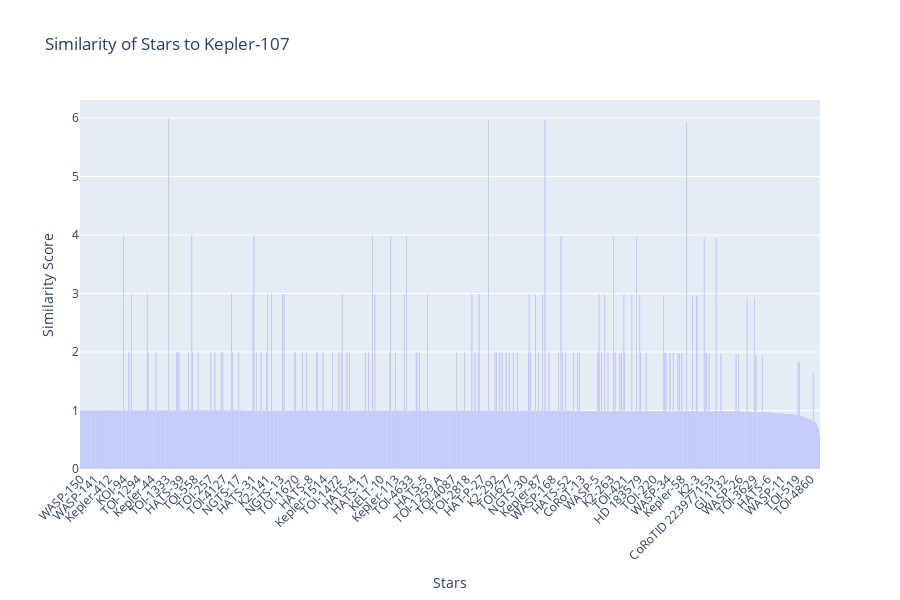
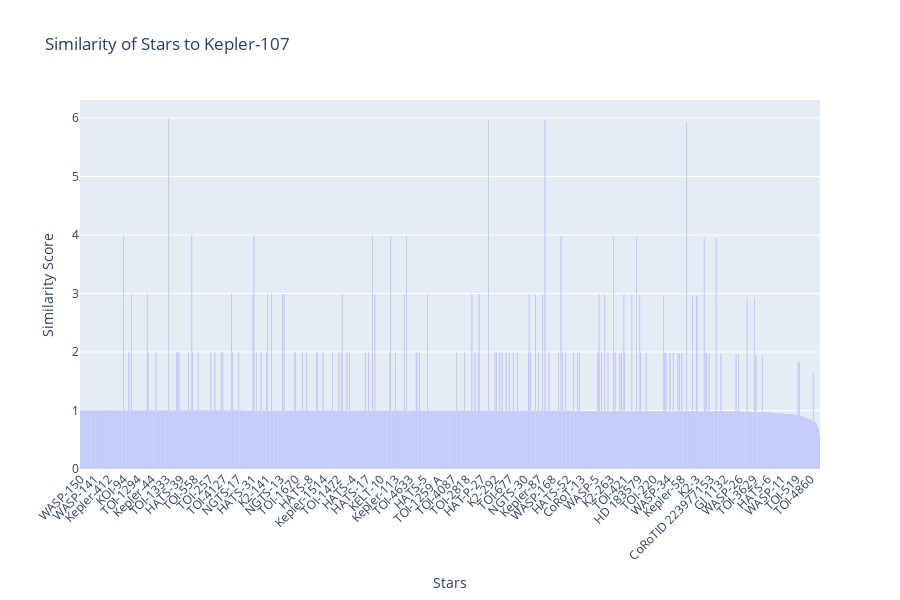

The notebook cell saved with these charts, in order:
### Code cell
import sys
import os
sys.path.append(os.path.abspath("../ml_iaroslav"))
from rank_stars import load_and_normalize_dataset, rank_by_similarity, plot_similarity_ranking

selected_star = "Kepler-107"  # Change this to any star in dataset
# Rank and plot stars by similarity to the selected star
X_normalized, df = load_and_normalize_dataset(file_path="../Output/CSV_Files/Cleaned Dataset.csv", output_dir='../Output/CSV_Files', features=['Star_Temperature_K', 'Star_Radius_Solar', 'Star_Mass_Solar'])
rankings = rank_by_similarity(X_normalized, selected_star, df)
plot_similarity_ranking(output_dir="../Output/Visualisations", rankings=rankings, reference_star=selected_star)

### Figure 1 — Plotly figure (JSON) as saved in the notebook; plotly's stock layout.template omitted (floating-point values rounded to 4 significant figures; data arrays with more than 128 entries replaced by an {"elided": "..."} marker saying what was removed)
{"data": [{"hoverinfo": "text+x", "hovertext": {"elided": "1126 str values"}, "text": {"elided": "1126 float values"}, "textposition": "auto", "type": "bar", "x": {"elided": "1126 str values"}, "y": {"elided": "1126 float values"}}], "layout": {"height": 600, "title": {"text": "Similarity of Stars to Kepler-107"}, "xaxis": {"tickangle": -45, "title": {"text": "Stars"}}, "yaxis": {"title": {"text": "Similarity Score"}}}}

### Figure 2 — Plotly figure (JSON) as saved in the notebook; plotly's stock layout.template omitted (floating-point values rounded to 4 significant figures; data arrays with more than 128 entries replaced by an {"elided": "..."} marker saying what was removed)
{"data": [{"hoverinfo": "text+x", "hovertext": {"elided": "1126 str values"}, "text": {"elided": "1126 float values"}, "textposition": "auto", "type": "bar", "x": {"elided": "1126 str values"}, "y": {"elided": "1126 float values"}}], "layout": {"height": 600, "title": {"text": "Similarity of Stars to Kepler-107"}, "xaxis": {"tickangle": -45, "title": {"text": "Stars"}}, "yaxis": {"title": {"text": "Similarity Score"}}}}
